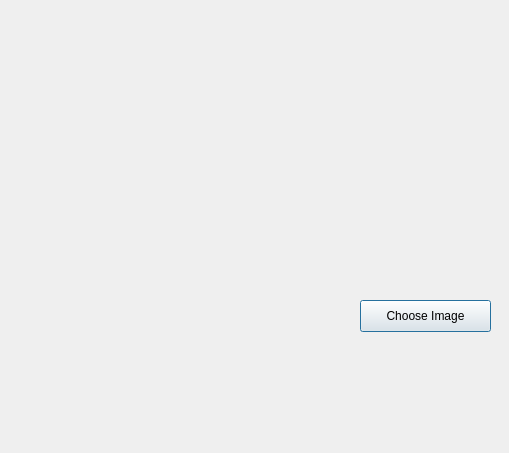
<?xml version="1.0" encoding="UTF-8"?>
<ui version="4.0">
 <class>add_memory</class>
 <widget class="QDialog" name="add_memory">
  <property name="geometry">
   <rect>
    <x>0</x>
    <y>0</y>
    <width>509</width>
    <height>453</height>
   </rect>
  </property>
  <property name="windowTitle">
   <string>Dialog</string>
  </property>
  <widget class="QPushButton" name="choose_image">
   <property name="geometry">
    <rect>
     <x>360</x>
     <y>300</y>
     <width>131</width>
     <height>32</height>
    </rect>
   </property>
   <property name="text">
    <string>Choose Image</string>
   </property>
  </widget>
  <widget class="QLabel" name="img_display">
   <property name="geometry">
    <rect>
     <x>18</x>
     <y>15</y>
     <width>481</width>
     <height>281</height>
    </rect>
   </property>
   <property name="text">
    <string/>
   </property>
  </widget>
 </widget>
 <resources/>
 <connections/>
</ui>
